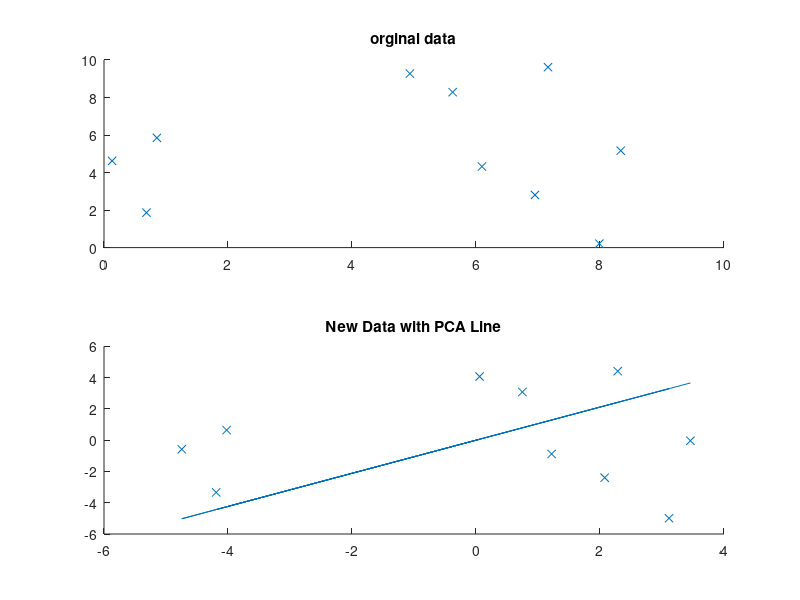

MATLAB code to generate this figure:
clc
clear
% generating a random array dataset for x and y.
data_set= rand(10,2);
data_set=data_set.*10;
% data_set=[2.5 0.5 2.2 1.9 3.1 2.3 2 1 1.5 1.1
% 2.4 0.7 2.9 2.2 3.0 2.7 1.6 1.1 1.6 0.9];

% data_set=[1 2 3 4 5 6 7 8 9 10
%      2 1 4 3 5 4 6 8 7 9];


figure(1)
subplot(2,1,1)
scatter(data_set(:,1),data_set(:,2),'x');
title('orginal data');

%finding mean
mean_x=mean(data_set(:,1));
mean_y=mean(data_set(:,2));

%adjustng with respect to mean
new_x=data_set(:,1)-mean_x;
new_y=data_set(:,2)-mean_y;

new_data=[new_x new_y];

%figure(2)
subplot(2,1,2);
scatter(new_x,new_y,'x');
title('New Data with PCA Line');
hold on;

data_trans=transpose(new_data);
cov=(data_trans*new_data)/(9);

[vect,lam]=eig(cov);
%fnding max in each eigen vector
Lam_Max=max(lam);
%now finding the 
[L_maxim,pos]=max(Lam_Max);

%extracting the principle vector corresponding to lambda max
Pre_vect = vect(:, pos); 

%finding the slop, assuming u2=1; V1/V2 will give the const term.
slop=Pre_vect(1)/Pre_vect(2);

u2=1;
u1=(Pre_vect(2)/Pre_vect(1))*u2;

%finding correspondng y points 
for i=1:10
    y(i)=slop.*new_x(i); % where const is taken to be 0
end
plot(new_x,y)


 e=[u2 u1];
 modifieddata=(e*data_trans)'
%plot(new_x,modifieddata,'x');
hold off
